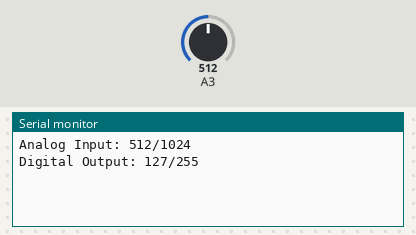
This sketch was run on a simulated Arduino Uno, built with avr-gcc and run on an emulated ATmega328P. On the bench: the last lines printed to the serial monitor. Inputs (shaded band) come from the test bench; at power-on: A3 = 512.

Above: at 1.2 s.
1.3 s: A3 set to 716
At 2.5 s:
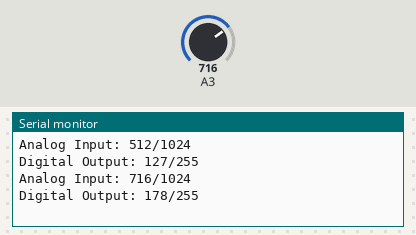
2.8 s: A3 set to 900
At 3.9 s:
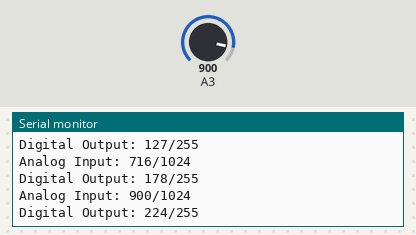

The sketch:

Test_Analog_IO.ino
```cpp
int prevBrightness;

void setup ()
{
   // configure data communication
   Serial.begin(9600);
}

void loop ()
{
   int sensorValue = analogRead(A3);

   // data processing
   int brightness = map(sensorValue, 0, 1023, 0, 255);

   // data communication
   if(prevBrightness != brightness)
   {
      Serial.print("Analog Input: ");
      Serial.print(sensorValue);
      Serial.println("/1024");

      Serial.print("Digital Output: ");
      Serial.print(brightness);
      Serial.println("/255");

      Serial.println();

      prevBrightness = brightness;
   }

   delay(2);
}
```

Measured:
- after the input at 1.3 s, the serial monitor: prints a new line at once (image 1)
- after the input at 2.8 s, the serial monitor: prints a new line at once (image 2)
